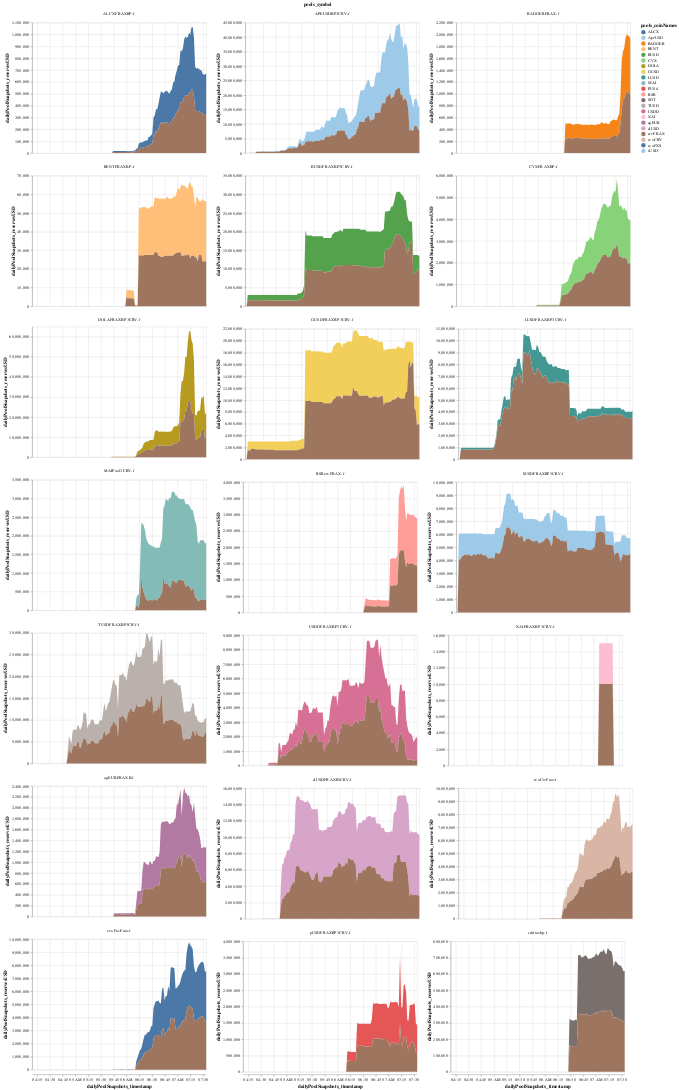

The notebook cell saved with this chart:
### Markdown cell above
#### TVL Faceted by Metapool Segmented by Coin Name

### Code cell
(
    alt.Chart(df_liquidity)
    .mark_area()
    .transform_calculate(stack_order="datum.pools_coinNames === 'crvFRAX' ? 0 : 1")
    .encode(
        x="dailyPoolSnapshots_timestamp:T", 
        y="dailyPoolSnapshots_reservesUSD:Q", 
        color=alt.Color("pools_coinNames:N", scale=alt.Scale(scheme="tableau20")), 
        tooltip=alt.Tooltip("dailyPoolSnapshots_reservesUSD:Q", format='$,d'), 
        facet=alt.Facet('pools_symbol:N', columns=3),
        order="stack_order:O", 
    )
    .resolve_scale(y="independent")
)

### Figure 1 — Vega-Lite specification as saved in the notebook (floating-point values rounded to 4 significant figures; data arrays with more than 128 entries replaced by an {"elided": "..."} marker saying what was removed)
{"config": {"view": {"continuousWidth": 400, "continuousHeight": 300}}, "data": {"name": "data-8a0223a5482cec3350d268f2a9225b7f"}, "mark": "area", "encoding": {"color": {"field": "pools_coinNames", "scale": {"scheme": "tableau20"}, "type": "nominal"}, "facet": {"columns": 3, "field": "pools_symbol", "type": "nominal"}, "order": {"field": "stack_order", "type": "ordinal"}, "tooltip": {"field": "dailyPoolSnapshots_reservesUSD", "format": "$,d", "type": "quantitative"}, "x": {"field": "dailyPoolSnapshots_timestamp", "type": "temporal"}, "y": {"field": "dailyPoolSnapshots_reservesUSD", "type": "quantitative"}}, "resolve": {"scale": {"y": "independent"}}, "transform": [{"calculate": "datum.pools_coinNames === 'crvFRAX' ? 0 : 1", "as": "stack_order"}], "$schema": "https://vega.github.io/schema/vega-lite/v4.17.0.json", "datasets": {"data-8a0223a5482cec3350d268f2a9225b7f": {"elided": "4032 records"}}}
